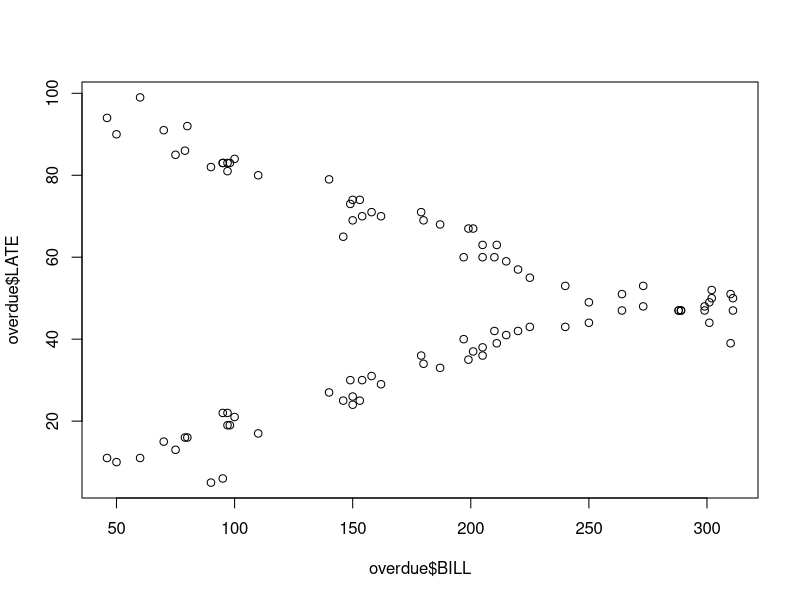
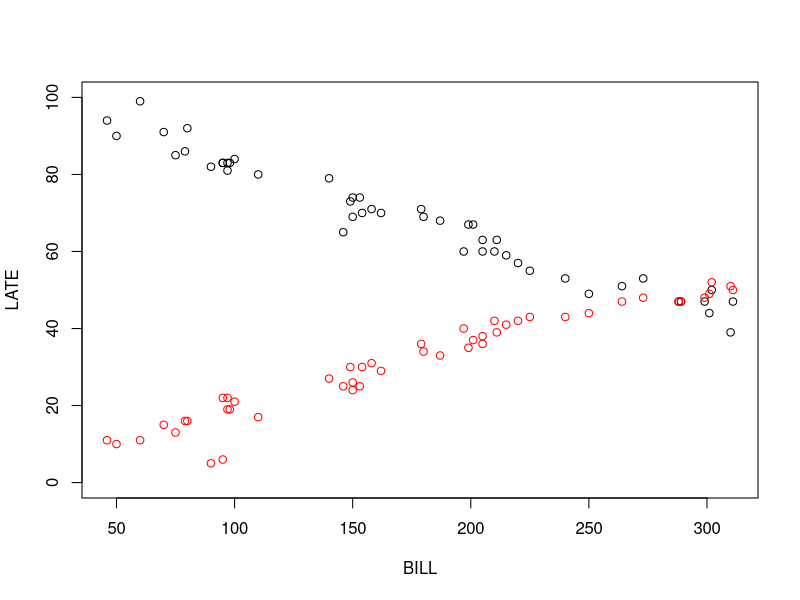
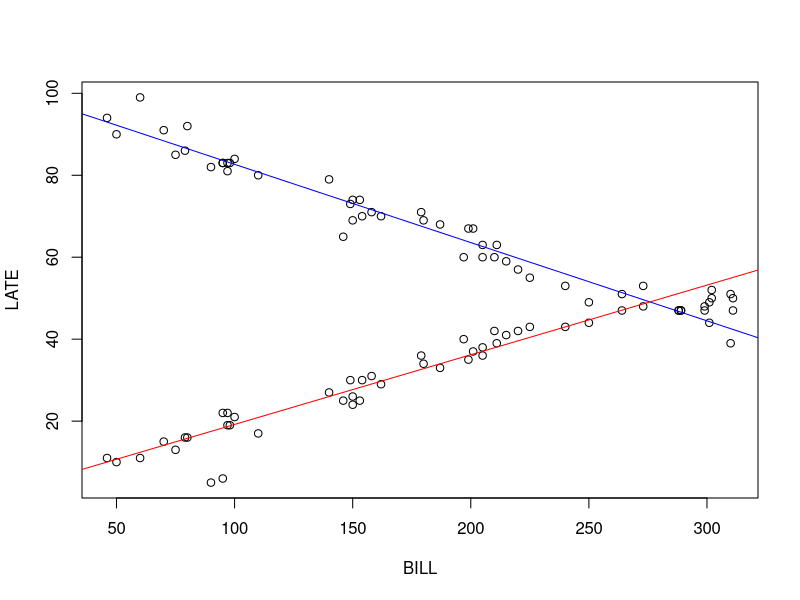
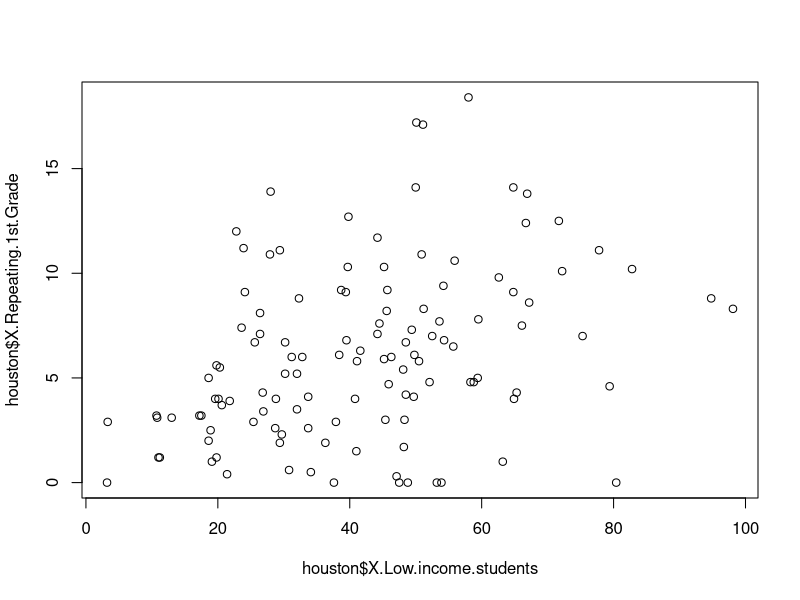
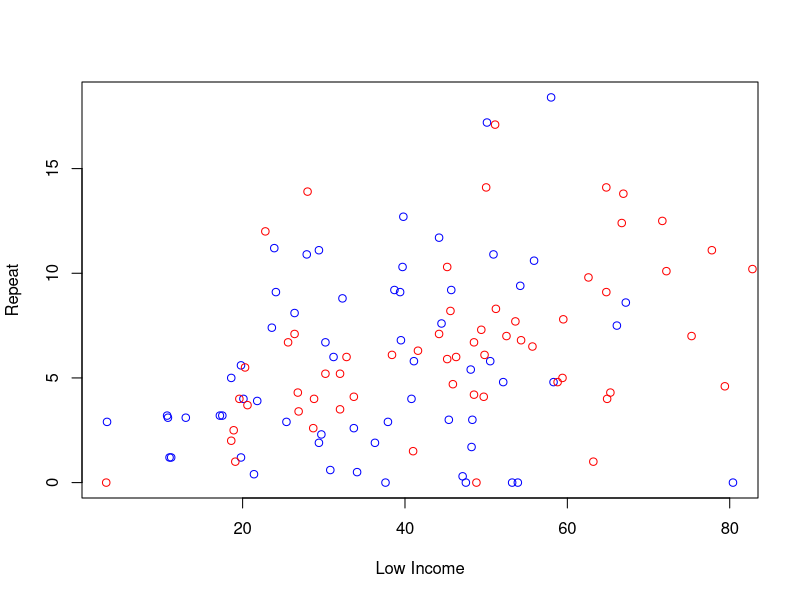

The R source for these figures, in order: (Note: this script raises an error after producing the figures.)
# QUESTION 4.1

profsal <- read.csv('../data/prof_sal_third_qu.csv', header=TRUE)
# here I just use 1/(numberof samples) as the weights
profsal$weights <- 1/profsal$sample
profsal

model.profsal <- lm(thirdq~years, data=profsal, weights=profsal$weights)
# lm seems to work just fine when passing in an additional vecor for weights
summary(model.profsal)
# so the weighted least squares model is:
# thirdq = 1,517.9*(years of experience) + 103,925.6 
six.years <- 1517.9*(6) + 103925.6
six.years
# the estimate for six years of experience is $113,003




# QUESTION 5.1
overdue <- read.table('../data/overdue.txt', header=TRUE)
overdue$type <- c(rep(1,48),rep(0,48))
head(overdue)

plot(x=overdue$BILL, y=overdue$LATE)
plot(overdue$BILL[overdue$type==0],overdue$LATE[overdue$type==0],col=c("black"),ylab="LATE",xlab="BILL",ylim=c(0, 100))
points(overdue$BILL[overdue$type==1],overdue$LATE[overdue$type==1],col=c("red"))

# visually, it looks like the type variable will play a role in the final model

model.all <- lm(LATE~BILL, data=overdue)
summary(model.all)
# without considering type, the R squared is very low, indicating that this is not a very good model when we only consider the bill amount

model.sep <-lm(LATE~BILL+type, data=overdue)
summary(model.sep)
# as a quick test to tell if the type variable will be significant, we add in the variable to the model.
# with an R squared of about .63, it is much better

model.new <- lm(LATE~BILL+type+type:BILL,data=overdue)
summary(model.new)
plot(LATE~BILL,data=overdue)
abline(model.new,col=c("blue"))
abline(101.75-99.55,-0.19+0.36,col=c("red"))

# the test to check if there is a difference in the mean overdue dates based on the type of account 
model.anova <- lm(LATE~type, data=overdue)
anova(model.anova)
# the p value is much less than 0.05, so it is significant
# This means that the mean number of overdue days is not equal for commercial and residental




# QUESTION 5.2
houston <- read.csv("../data/HoustonChronicle.csv",header=TRUE)
head(houston)
plot(x=houston$X.Low.income.students, y=houston$X.Repeating.1st.Grade)
plot(houston$X.Low.income.students[houston$Year==1994],houston$X.Repeating.1st.Grade[houston$Year==1994],col=c("blue"),ylab="Repeat",xlab="Low Income")
points(houston$X.Low.income.students[houston$Year==2004],houston$X.Repeating.1st.Grade[houston$Year==2004],col=c("red"))
abline(model1)

# PART A
grade.model1 <- lm(X.Repeating.1st.Grade ~ X.Low.income.students, data = houston)
summary(grade.model1)
par(mfrow=c(2,2))
plot(grade.model1)
# The fit appears good with a significant slope.

# PART B
grade.model2 <- lm(X.Repeating.1st.Grade ~ Year, data = houston)
summary(grade.model2)
plot(grade.model2)
# there is no visually discernible difference between the two populations
t.test(houston$X.Repeating.1st.Grade~houston$Year)
# a quick t test also shows that with p value of over .10, there is not a significant difference in the two populations

# PART C
grade.model3 <- lm(X.Repeating.1st.Grade ~ Year + X.Low.income.students, data = houston)
summary(grade.model3)
plot(grade.model3)

grade.model4 <- lm(X.Repeating.1st.Grade ~ X.Low.income.students + Year + X.Low.income.students:Year, data = houston)
summary(grade.model4)
plot(grade.model4)
# There is not much to show for the association between the low-income students and failure rates between the years
anova(grade.model3,grade.model4)
anova(grade.model1,grade.model4)
# It is reasonable to not consider the Year in the model, but including low-income is better than not having it. 
# The year does not influence the model, but there is an association between low-income students and higher grade repitions.




# QUESTION 5.3
latour <- read.table("../data/Latour.txt", header=TRUE)
head(latour)

# PART A
latour.model1 <- lm(Quality ~ EndofHarvest + Rain + Rain:EndofHarvest, data = latour)
summary(latour.model1)
latour.model2 <- lm(Quality ~ EndofHarvest + Rain, data = latour)
summary(latour.model2)
anova(latour.model2,latour.model1)
# the impact that rain causes on the harvest and wine quality is significant

# PART B
coefficients(latour.model1)
# i
-1/coefficients(latour.model1)
# without rain, the days delayed give a point decrease of 31.8
# ii
-1/(coefficients(latour.model1)[2] + coefficients(latour.model1)[4])
# with rain, the days delayed give a point decrease of 8.7
